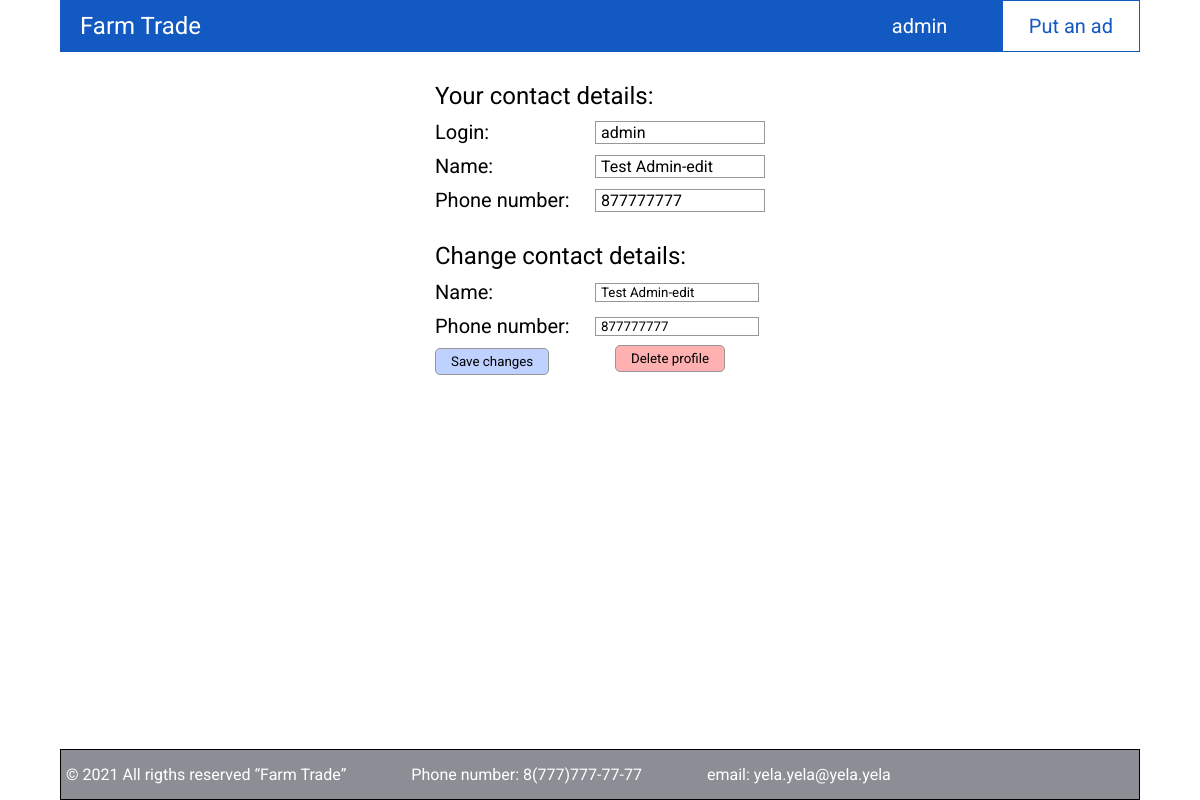
The page /profile/ (signed in) on the database as committed earlier.
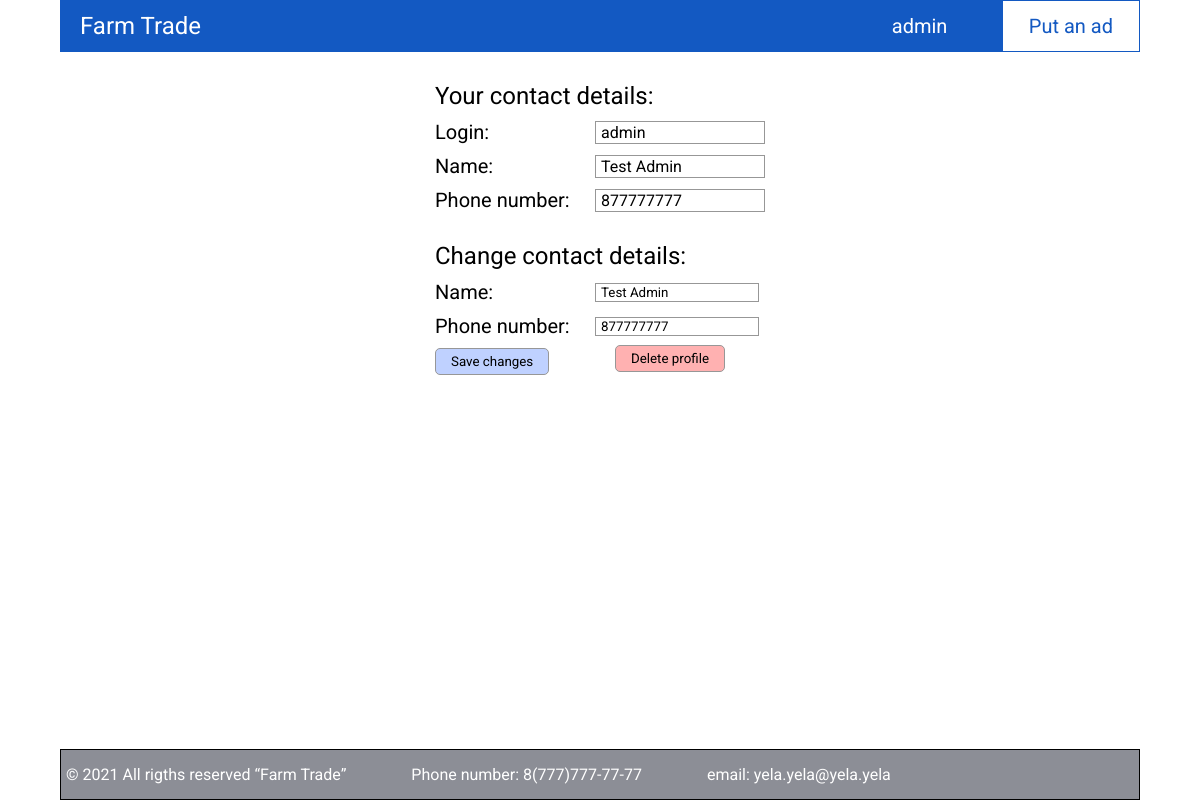
The same page on the database as committed later.
### main/models.py (models this page shows, shortened)
class Profile(models.Model):
	user = models.OneToOneField(User, on_delete = models.CASCADE)
	name = models.CharField(max_length = 255)
	phone_number = models.CharField(max_length = 255)

### main/views.py (the view)
# urls.py: path('profile/', ProfileView.as_view(), name = 'profile'),
class ProfileView(LoginRequiredMixin, UpdateView):
	model = Profile
	fields = ['name', 'phone_number']
	template_name = 'my-profile.html'
	success_url = reverse_lazy('profile')
	def get_object(self, queryset = None):
		self.kwargs[self.pk_url_kwarg] = self.request.user.profile.pk
		obj = super().get_object(queryset)
		return obj

### templates/my-profile.html (shortened to what this page needs)
{% extends "base.html" %}
	{% block content %}
	<section class="my-profile">
		<div class="container">
			<div class="my-profile__body">
				<div class="my-info">
					<div class="my-info__title"><h2>Your contact details:</h2></div>
					<form class="my-info__view">
						<div class="my-login">
							<h3>Login:</h3>
							<p class="my-login__login">{{ object.user.username }}</p>
						</div>
						<div class="my-name">
							<h3>Name:</h3>
							<p class="my-name__name">
								{{ object.name }}
							</p>
						</div>
						<div class="my-phone">
							<h3>Phone number:</h3>
							<p class="my-phone-phone">{{ object.phone_number }}</p>
						</div>
					</form>
					<div class="my-info__title"><h2>Change contact details:</h2></div>
					<form action="{% url 'profile' %}" method="POST" class="my-info__edit">
						<div class="my-name__edit">
							<label for="{{ form.name.id_for_label }}">Name:</label>
							{{ form.name }}
						</div>
						<div class="my-phone__edit">
							<label for="{{ form.phone_number.id_for_label }}">Phone number:</label>
							{{ form.phone_number }}
						</div>
						<div class="my-info__buttons">
							<input type="submit" class="saveChanges" value="Save changes">
						</div>
					</form>
					<form action="{% url 'profile_delete' %}" method="POST" id="delete_form" class="delete_form">
						<input type="submit" class="deleteProfile" value="Delete profile">
					</form>
				</div>
			</div>
		</div>
	</section>
	{% endblock %}

Rows that differ between the two databases and show on the page:
changed Profile "admin": name "Test Admin-edit" → "Test Admin"
